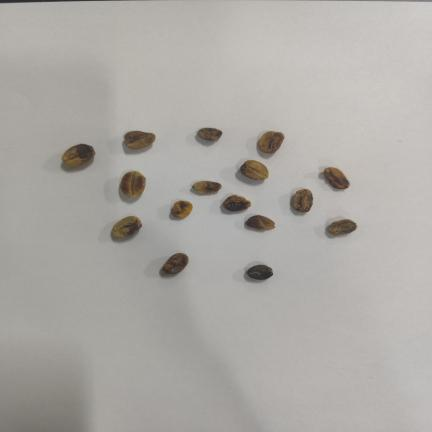
#> input picture test/black_20261117-213941_sep_f772_jpg.rf.136a8f4f0f3c6e393fadec9755fa8ab5.jpg, 432 x 432 px
$ python prepare_single_augmentation.py
#> lines starting #> are read from the running program, lines starting #| are printed output that depends on the picture; after the words box and inside, x2 and y2 are one past the last pixel; in counts of white or black regions, pixels touching at a corner belong together
### data.py
import json
from collections import defaultdict
from pathlib import Path

import cv2
import numpy as np

MEAN = np.array([.485, .456, .406], np.float32)
STD = np.array([.229, .224, .225], np.float32)
CLASSES = {'black', 'broken', 'good', 'husk', 'immature', 'parchment', 'shell'}


def read_rgb(path):
    image = cv2.imdecode(np.fromfile(path, np.uint8), cv2.IMREAD_COLOR | cv2.IMREAD_IGNORE_ORIENTATION)
    if image is None:
        raise ValueError(f'Cannot read {path}')
    return cv2.cvtColor(image, cv2.COLOR_BGR2RGB)


def decode(seg, h, w):
    from pycocotools import mask as coco_mask

    if isinstance(seg, list):
        polygons = [p for p in seg if len(p) >= 6 and len(p) % 2 == 0]
        if not polygons:
            return np.zeros((h, w), bool)
        rle = coco_mask.merge(coco_mask.frPyObjects(polygons, h, w))
    else:
        if tuple(seg['size']) != (h, w):
            raise ValueError('RLE and image dimensions differ')
        rle = coco_mask.frPyObjects(seg, h, w) if isinstance(seg['counts'], list) else seg
    return coco_mask.decode(rle).astype(bool)


class Coco:
    def __init__(self, root, split):
#> called with split = 'train'
        self.folder = Path(root) / split
        doc = json.loads((self.folder / '_annotations.coco.json').read_text(encoding='utf-8'))
#> (reads test/_annotations.coco.json from the repository)
        self.images = doc['images']
        self.annotations = doc['annotations']
        self.names = {c['id']: c['name'] for c in doc['categories']}
        self.classes = [self.names[k] for k in sorted(self.names) if self.names[k] in CLASSES]
        self.by_image = defaultdict(list)
        for ann in self.annotations:
            self.by_image[ann['image_id']].append(ann)

    def load(self, index):
#> called with index = 0
        info = self.images[index]
        image = read_rgb(self.folder / info['file_name'])
#> in read_rgb, image is the input picture: shape (432, 432, 3); mean B, G, R 165.6, 170.1, 173
        h, w = image.shape[:2]
#> h = 432; w = 432
        if (w, h) != (info['width'], info['height']):
            raise ValueError(f"Unexpected image dimensions for {info['file_name']}")
        instances = [(a['id'], a['category_id'], decode(a['segmentation'], h, w))
                     for a in self.by_image[info['id']]]
        return image, instances


# [8 lines left out: function letterbox, not called in this run]


def normalize(image):
    return np.ascontiguousarray(((image.astype(np.float32) / 255 - MEAN) / STD).transpose(2, 0, 1))


# [19 lines left out: functions targets, crop, not called in this run]


def overlay(image, instances):
    full_image = (slice(None), slice(None))
    return overlay_regions(image, ((i, label, full_image, mask) for i, label, mask in instances))


# [30 lines left out: function overlay_regions, not called in this run]

### prepare_single_augmentation.py
"""Prepare Train-only classifier crops and COCO Copy-Paste scenes."""
import argparse
import csv
import json
import sys
from collections import Counter, defaultdict
from pathlib import Path

import cv2
import numpy as np
from pycocotools import mask as coco_mask

BASE = Path(__file__).resolve().parent.parent
sys.path.insert(0, str(BASE / "overnight_01" / "src"))
from data import Coco, letterbox

CLASSES = "black broken good husk immature parchment shell".split()
SIZE = 512
CAT = {name: i + 1 for i, name in enumerate(CLASSES)}


def trim(rgb, mask):
    yy, xx = np.nonzero(mask)
    box = np.s_[yy.min():yy.max() + 1, xx.min():xx.max() + 1]
    return rgb[box].copy(), mask[box].copy()


# [24 lines left out: function augment, not called in this run]


def load_donors(root, origin, limits=None):
    ds = Coco(root, "train")
    donors = defaultdict(list)
    colors = []
    indices = range(len(ds.images))
    if limits:
        indices = sorted(indices, key=lambda i: (
            "_sep_" not in ds.images[i]["file_name"].lower(),
            "_pile_" in ds.images[i]["file_name"].lower(),
        ))
    for idx in indices:
        image = ds.images[idx]
        if limits and not any(ds.names[a["category_id"]] in limits for a in ds.by_image[image["id"]]):
            continue
        rgb, instances = ds.load(idx)
#> instances = 16 items
        if origin == "new":
            colors.extend(np.median(tile.reshape(-1, 3), axis=0) for tile in
                          (rgb[:32, :32], rgb[-32:, -32:]))
        for aid, category, mask in instances:
            name = ds.names[category]
            if not mask.any() or (limits and (name not in limits or len(donors[name]) >= limits[name])):
                continue
            pix, mask = trim(rgb, mask)
            donors[name].append((origin, image["file_name"], aid, pix, mask))
#> this loop made 16 passes
#> pass 2, in load_donors, `pix, mask = trim(rgb, mask)`:
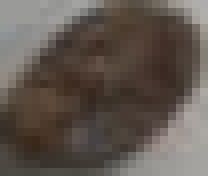
#> pix: shape (22, 26, 3) (shown 8 times larger); mean R, G, B 97.1, 87.4, 80
#> pass 2, in load_donors, `pix, mask = trim(rgb, mask)`:
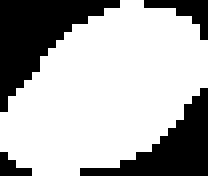
#> mask: shape (22, 26) bool (shown 8 times larger); 68.5% white; 4 black regions (2 under 20 px), largest, box (x1, y1, x2, y2) and area: (0, 0, 15, 14) 90, (10, 11, 26, 22) 67
        if limits and all(len(donors[k]) >= v for k, v in limits.items()):
            break
#> pass 2 of the loop in load_donors, `for idx in indices:`:
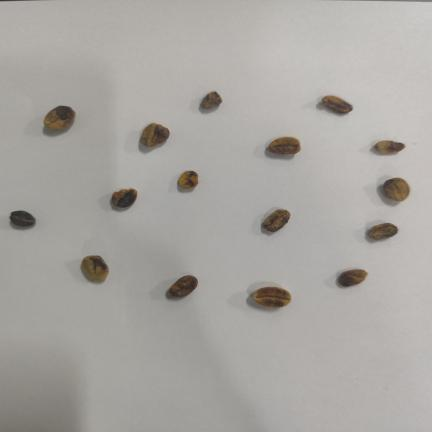
#> input picture test/black_20261117-214023_sep_82b9_jpg.rf.7604e310a6a32bded453e44b96853dc9.jpg, 432 x 432 px
#> in read_rgb, image is the input picture: shape (432, 432, 3); mean B, G, R 162.2, 166.5, 169.3
#> the loop in load_donors, `for aid, category, mask in instances:` made 16 passes
#> pass 1, in load_donors, `pix, mask = trim(rgb, mask)`:
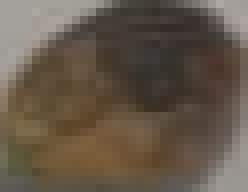
#> pix: shape (24, 31, 3) (shown 8 times larger); mean R, G, B 100.6, 88.1, 73.7
#> pass 1, in load_donors, `pix, mask = trim(rgb, mask)`:
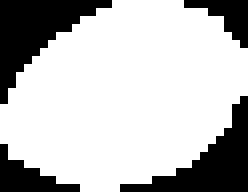
#> mask: shape (24, 31) bool (shown 8 times larger); 73.9% white; 4 black regions, box (x1, y1, x2, y2) and area: (0, 0, 14, 13) 76, (15, 12, 31, 24) 69, (0, 18, 10, 24) 27, (23, 0, 31, 6) 22
    return donors, np.asarray(colors)


# [127 lines left out: functions write_rgb, make_crops, make_background, paste, create_scenes, not called in this run]


def main():
    parser = argparse.ArgumentParser(description=__doc__)
    parser.add_argument("--out", type=Path, default=BASE / "d3_single_aug_v2")
    parser.add_argument("--scenes", type=int, default=160)
    args = parser.parse_args()
    if args.scenes < 1:
        parser.error("--scenes must be positive")
    args.out.mkdir(parents=True, exist_ok=False)
    cv2.setNumThreads(1)
    rng = np.random.default_rng(41)
    donors, colors = load_donors(BASE / "d3_single_ready_v1", "new")
    previous, _ = load_donors(BASE / "coffee_ready_reviewed_v1" / "coco", "old",
                              limits={"black": 40, "good": 40})
    for category, bank in previous.items():
        donors[category].extend(bank)
    assert all(donors[category] for category in CLASSES)
    crops = make_crops(donors, args.out / "classifier", rng)
    totals = create_scenes(donors, colors, args.out / "coco", rng, args.scenes)
    summary = {"seed": 41, "train_donors": {k: len(v) for k, v in donors.items()},
               "crops": crops, "synthetic_images": args.scenes, "synthetic_instances": totals,
               "resolution": [SIZE, SIZE], "source_splits": ["d3_single_ready_v1/train",
                                                                "coffee_ready_reviewed_v1/coco/train"]}
    (args.out / "summary.json").write_text(json.dumps(summary, indent=2), encoding="utf8")
    print(summary, flush=True)


if __name__ == "__main__":
#> (the run stopped early here; a loop or call above may not have finished)
